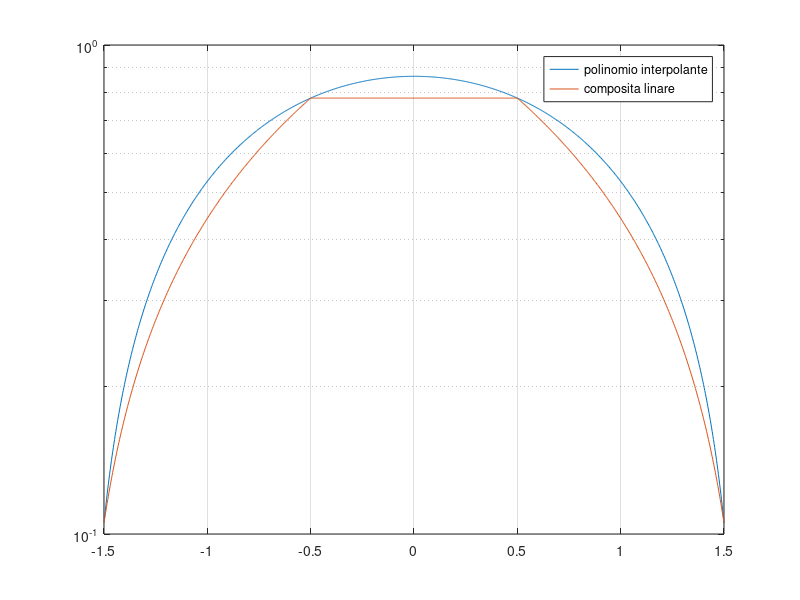

This chart was generated by the following MATLAB code:
x = [-1.5, -0.5, 0.5, 1.5];
y = [0.1054, 0.7788 0.7788 0.1054];

coeff = polyfit(x, y, length(x) - 1);
x_g = linspace(-1.5, 1.5, 1000);
p = @(x)polyval(coeff, x);
pInt = @(x_g)interp1(x, y, x_g);
semilogy(x_g, p(x_g))
hold on;
grid on;
semilogy(x_g, pInt(x_g))
legend("polinomio interpolante", "composita linare")



%2c e 2d
a = -1.5;
b = 1.5;
p1_integrato = trapz(x_g, p(x_g))   %calcola gli integrali col trapezio
p2_integrato = trapz(x_g, pInt(x_g))

g = @(x) exp(-x.^2);
g_integrato = trapz(x_g, g(x_g))
err1 = abs(p1_integrato - g_integrato)
err2 = abs(p2_integrato - g_integrato)


%es1 TODO
